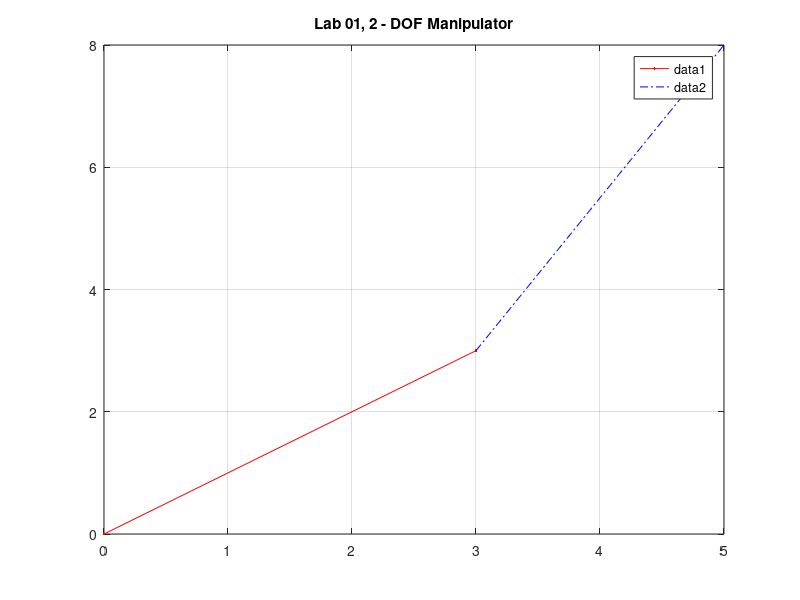

Source code (MATLAB):
x1 = [0,3];
y1 = [0,3]; 
x2 =[3,5];
y2 =[3,8];
plot(x1,y1,'r.-') 
hold on 
plot(x2,y2,'b-.') 
hold off 
grid on 
title ('Lab 01, 2 - DOF Manipulator') 
legend('show','Link-1','Link-2')